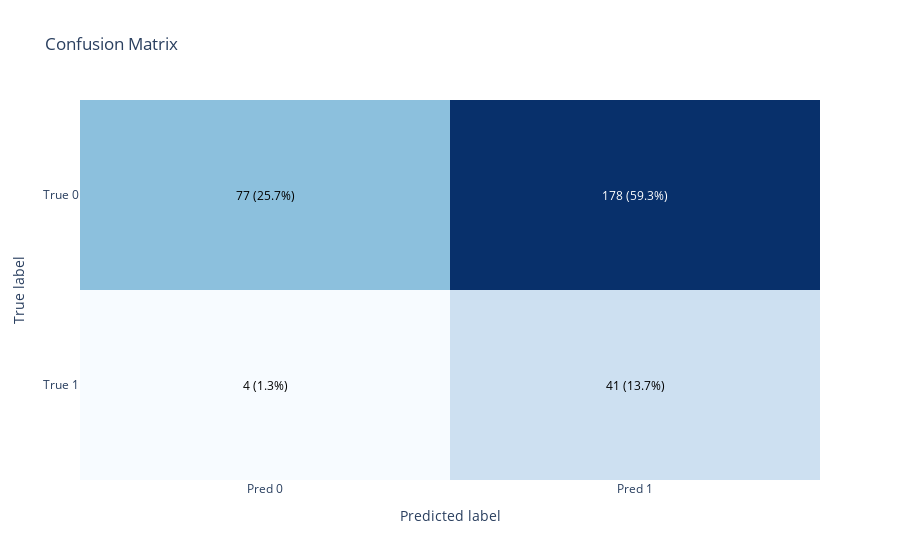

Notebook code for this chart:
### Code cell
evaluator.plot_confusion(evaluator.df_test['target'], evaluator.df_test['y_pred_proba'], threshold='ks')

### Figure 1 — Plotly figure (JSON) as saved in the notebook; plotly's stock layout.template omitted (floating-point values rounded to 4 significant figures)
{"data": [{"colorscale": [[0, "rgb(247,251,255)"], [0.125, "rgb(222,235,247)"], [0.25, "rgb(198,219,239)"], [0.375, "rgb(158,202,225)"], [0.5, "rgb(107,174,214)"], [0.625, "rgb(66,146,198)"], [0.75, "rgb(33,113,181)"], [0.875, "rgb(8,81,156)"], [1, "rgb(8,48,107)"]], "showscale": false, "type": "heatmap", "x": ["Pred 0", "Pred 1"], "y": ["True 0", "True 1"], "z": [[77, 178], [4, 41]]}], "layout": {"annotations": [{"font": {"color": "black"}, "showarrow": false, "text": "77\n(25.7%)", "x": 0, "y": 0}, {"font": {"color": "white"}, "showarrow": false, "text": "178\n(59.3%)", "x": 1, "y": 0}, {"font": {"color": "black"}, "showarrow": false, "text": "4\n(1.3%)", "x": 0, "y": 1}, {"font": {"color": "black"}, "showarrow": false, "text": "41\n(13.7%)", "x": 1, "y": 1}], "title": {"text": "Confusion Matrix"}, "xaxis": {"title": {"text": "Predicted label"}}, "yaxis": {"autorange": "reversed", "title": {"text": "True label"}}}}
